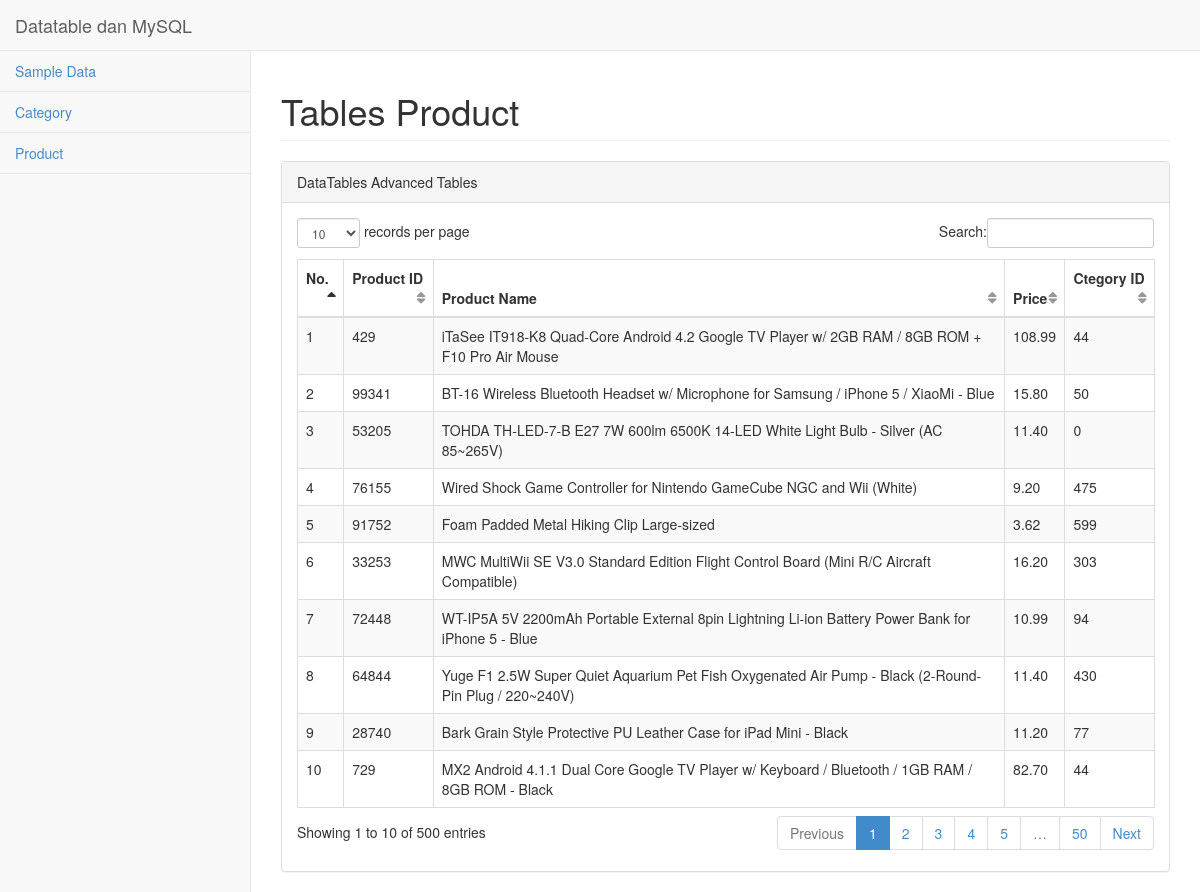
The page /index.php?tab=product on the database its author committed.
### tables this page shows
CREATE TABLE IF NOT EXISTS `test_1_product` (
  `id` int(11) NOT NULL AUTO_INCREMENT,
  `category_id` int(11) NOT NULL,
  `title` varchar(250) NOT NULL,
  `price` varchar(50) NOT NULL,
  PRIMARY KEY (`id`)
);

### product.php (the view)
<div class="row">
                <div class="col-lg-12">
                    <h1 class="page-header">Tables Product</h1>
                </div>
            </div>
            <div class="row">
                <div class="col-lg-12">
                    <div class="panel panel-default">
                        <div class="panel-heading">
                            DataTables Advanced Tables
                        </div>
                        <div class="panel-body">
                            <div class="table-responsive">
                                <table class="table table-striped table-bordered table-hover" id="dataTables-example">
                                    <thead>
                                        <tr>
                                            <th>No.</th>
                                            <th>Product ID</th>
                                            <th>Product Name</th>
                                            <th>Price</th>
                                            <th>Ctegory ID</th>
                                        </tr>
                                    </thead>
                                    <tbody>
                                        <?php
                                        $sql = "SELECT category_id, id, title, price FROM test_1_product";
                                        $rs = mysql_query($sql);
                                        $i = 1;
                                        while ($row = mysql_fetch_array($rs)) :
                                        ?>
                                        <tr class="odd gradeX">
                                            <td><?=$i++?></td>
                                            <td class="center"><?=$row['id']?></td>
                                            <td class="center"><?=$row['title']?></td>
                                            <td class="center"><?=$row['price']?></td>
                                            <td><?=$row['category_id']?></td>
                                        </tr>
                                        <?php endwhile;?>
                                    </tbody>
                                </table>
                            </div>
                        </div>
                    </div>
                </div>
            </div>

### css/sb-admin-2.css (style rules this page uses)
body { background-color: #f8f8f8; }
table.dataTable thead .sorting, table.dataTable thead .sorting_asc, table.dataTable thead .sorting_desc, table.dataTable thead .sorting_asc_disabled, table.dataTable thead .sorting_desc_disabled { background: 0 0; }
table.dataTable thead .sorting_asc:after { content: "\f0de"; float: right; font-family: fontawesome; }
table.dataTable thead .sorting:after { content: "\f0dc"; float: right; font-family: fontawesome; color: rgba(50,50,50,.5); }

### rows shown on the page
test_1_product: id "429", title "iTaSee IT918-K8 Quad-Core Android 4.2 Google TV Player w/ 2GB RAM / 8GB ROM + F10 Pro Air Mouse", price "108.99", category "44"
test_1_product: id "99341", title "BT-16 Wireless Bluetooth Headset w/ Microphone for Samsung / iPhone 5 / XiaoMi - Blue", price "15.80", category "50"
test_1_product: id "53205", title "TOHDA TH-LED-7-B E27 7W 600lm 6500K 14-LED White Light Bulb - Silver (AC 85~265V)", price "11.40", category "0"
test_1_product: id "76155", title "Wired Shock Game Controller for Nintendo GameCube NGC and Wii (White)", price "9.20", category "475"
test_1_product: id "91752", title "Foam Padded Metal Hiking Clip Large-sized", price "3.62", category "599"
test_1_product: id "33253", title "MWC MultiWii SE V3.0 Standard Edition Flight Control Board (Mini R/C Aircraft Compatible)", price "16.20", category "303"
test_1_product: id "72448", title "WT-IP5A 5V 2200mAh Portable External 8pin Lightning Li-ion Battery Power Bank for iPhone 5 - Blue", price "10.99", category "94"
test_1_product: id "64844", title "Yuge F1 2.5W Super Quiet Aquarium Pet Fish Oxygenated Air Pump - Black (2-Round-Pin Plug / 220~240V)", price "11.40", category "430"
test_1_product: id "28740", title "Bark Grain Style Protective PU Leather Case for iPad Mini - Black", price "11.20", category "77"
test_1_product: id "729", title "MX2 Android 4.1.1 Dual Core Google TV Player w/ Keyboard / Bluetooth / 1GB RAM / 8GB ROM - Black", price "82.70", category "44"
